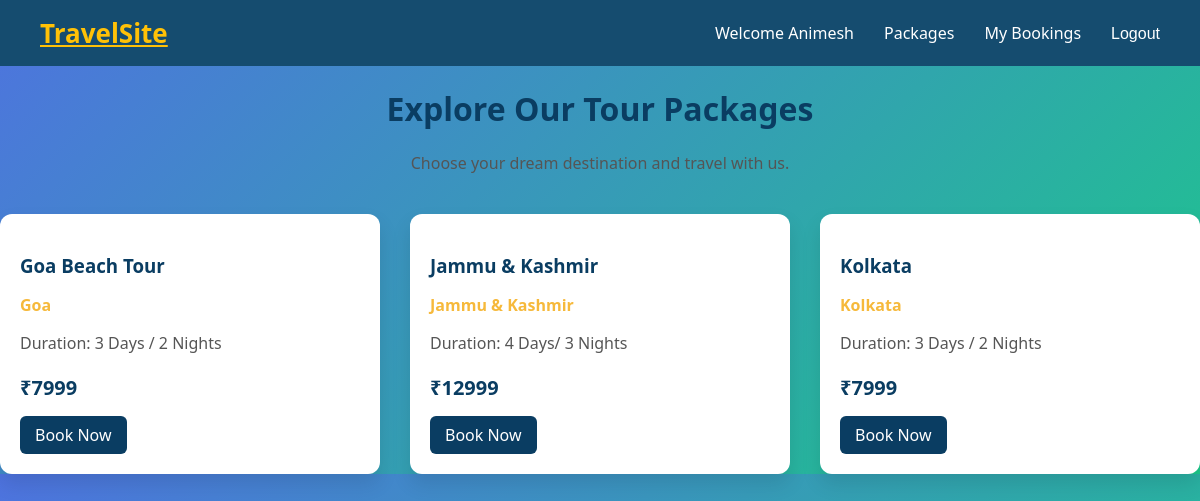
/packages/ (signed in), run on the app's committed database.
### tour/models.py (models this page shows, shortened)
class Package(models.Model):
    title = models.CharField(max_length=200)
    destination = models.ForeignKey(Destination, on_delete=models.CASCADE)
    price = models.IntegerField()
    duration = models.CharField(max_length=100)
    description = models.TextField()

class Destination(models.Model):
    name = models.CharField(max_length=100)
    location = models.CharField(max_length=100)
    description = models.TextField()

### tour/views.py (the view)
# urls.py: path('packages/', views.packages, name="packages"),
def packages(request):
    packages = Package.objects.all()
    return render(request, "tour/packages.html", {"packages": packages})

### tour/templates/tour/packages.html (shortened to what this page needs)
{% extends 'tour/base.html' %}
{% block content %}
<div class="packages-header">
    <h1>Explore Our Tour Packages</h1>
    <p>Choose your dream destination and travel with us.</p>
</div>
<div class="packages-grid">
    {% for p in packages %}
    <div class="package-card">
        <div class="package-content">
            <h3>{{ p.title }}</h3>
            <p class="destination">{{ p.destination.name }}</p>
            <p class="duration">Duration: {{ p.duration }}</p>
            <p class="price">₹{{ p.price }}</p>
            {% if user.is_authenticated %}
                <a href="{% url 'book' p.id %}" class="package-btn">Book Now</a>
            {% else %}
                <a href="{% url 'login' %}" class="package-btn">Login to Book</a>
            {% endif %}
        </div>
    </div>
    {% empty %}
        <p>No packages available.</p>
    {% endfor %}
</div>
{% endblock %}

### tour/templates/tour/base.html (shortened to what this page needs)
{% load static %}
<!DOCTYPE html>
<html>
<head>
    <link rel="stylesheet" href="{% static 'css/style.css' %}">
</head>
<body>
<header class="navbar">
    <div class="logo">
        <a href="{% url 'home' %}">TravelSite</a>
    </div>
    <div class="nav-right">
        {% if user.is_authenticated %}
            <span class="welcome">Welcome {{ user.username }}</span>
        <a href="{% url 'packages' %}">Packages</a>
        <a href="{% url 'my_bookings' %}">My Bookings</a>
<form method="POST" action="{% url 'logout' %}" style="display:inline;">
    <button type="submit" class="logout-btn">Logout</button>
</form>        {% else %}
            <a href="{% url 'register' %}">Register</a>
            <a href="{% url 'login' %}">Login</a>
            <a href="{% url 'packages' %}">Packages</a>
        {% endif %}
    </div>
</header>
<div class="container">
    {% block content %}
    {% endblock %}
</div>
</body>
</html>

### tour/static/css/style.css (style rules this page uses)
.navbar { display: flex; justify-content: space-between; align-items: center; background-color: #154c6f; padding: 15px 40px; }
.logo a { font-size: 26px; font-weight: bold; color: #ffc107; }
.nav-right { display: flex; align-items: center; gap: 30px; }
.welcome { color: white; font-weight: 500; }
.nav-right a { text-decoration: none; color: white; font-weight: 500; transition: 0.3s; }
.logout-btn { background: none; border: none; color: white; font-weight: 500; font-size: 16px; cursor: pointer; transition: 0.3s; padding: 0; }
body { margin: 0; font-family: 'Segoe UI', sans-serif; background: linear-gradient(135deg, #4e73df, #1cc88a); }
.packages-header { text-align: center; margin-bottom: 40px; }
.packages-header h1 { font-size: 32px; color: #0a3d62; }
.packages-header p { color: #555; }
.packages-grid { display: grid; grid-template-columns: repeat(auto-fit, minmax(280px, 1fr)); gap: 30px; }
.package-card { background: white; border-radius: 12px; overflow: hidden; box-shadow: 0 10px 20px rgba(0,0,0,0.1); transition: 0.4s; }
.package-content { padding: 20px; }
.package-content h3 { margin-bottom: 10px; color: #0a3d62; }
.destination { font-weight: bold; color: #f6b93b; margin-bottom: 5px; }
.duration { color: #555; margin-bottom: 10px; }
.price { font-size: 20px; font-weight: bold; color: #0a3d62; margin-bottom: 15px; }
.package-btn { display: inline-block; padding: 8px 15px; background-color: #0a3d62; color: white; text-decoration: none; border-radius: 6px; transition: 0.3s; }

### data on the page
Package: title "Goa Beach Tour", destination.name "Goa", duration "3 Days / 2 Nights", price "7999"
Package: title "Jammu & Kashmir", destination.name "Jammu & Kashmir", duration "4 Days/ 3 Nights", price "12999"
Package: title "Kolkata", destination.name "Kolkata", duration "3 Days / 2 Nights", price "7999"

### other printed values
{{ user.username }} "Animesh"
